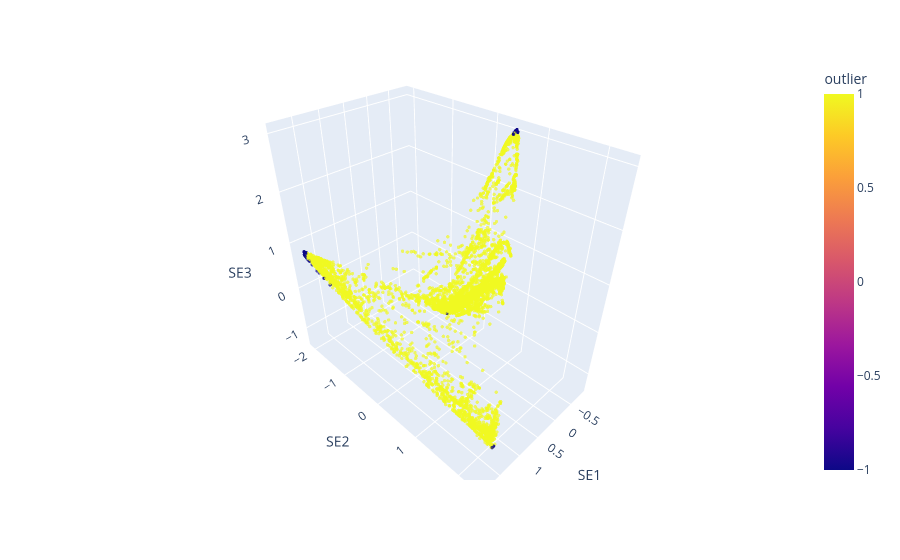

The notebook cell saved with this chart:
### Markdown cell above
## 2.4 ALGORITMO ECOD

### Code cell
estimator=ECOD(contamination=0.02)
X=datos.values
estimator.fit(X)
dfss['outlier']=estimator.predict(X)
dfss['outlier']=1-2*dfss['outlier'].values #Para que el número -1 sea los outliers
fig = px.scatter_3d(dfss, x='SE1', y='SE2', z='SE3',color='outlier',opacity=0.7,hover_data=['clase','indice'])
scene=dict(aspectratio=dict(x=1, y=1,z=1))
fig.update_traces(marker_size = 2)
fig.update_scenes(aspectmode='data')
fig.show()

### Figure 1 — Plotly figure (JSON) as saved in the notebook; plotly's stock layout.template omitted (floating-point values rounded to 4 significant figures; data arrays with more than 128 entries replaced by an {"elided": "..."} marker saying what was removed)
{"data": [{"customdata": {"elided": "8000x2 int values"}, "hovertemplate": "SE1=%{x}<br>SE2=%{y}<br>SE3=%{z}<br>clase=%{customdata[0]}<br>indice=%{customdata[1]}<br>outlier=%{marker.color}<extra></extra>", "legendgroup": "", "marker": {"color": {"elided": "8000 int values"}, "coloraxis": "coloraxis", "opacity": 0.7, "size": 2, "symbol": "circle"}, "mode": "markers", "name": "", "scene": "scene", "showlegend": false, "type": "scatter3d", "x": {"elided": "8000 float values"}, "y": {"elided": "8000 float values"}, "z": {"elided": "8000 float values"}}], "layout": {"coloraxis": {"colorbar": {"title": {"text": "outlier"}}, "colorscale": [[0, "#0d0887"], [0.1111, "#46039f"], [0.2222, "#7201a8"], [0.3333, "#9c179e"], [0.4444, "#bd3786"], [0.5556, "#d8576b"], [0.6667, "#ed7953"], [0.7778, "#fb9f3a"], [0.8889, "#fdca26"], [1, "#f0f921"]]}, "legend": {"tracegroupgap": 0}, "margin": {"t": 60}, "scene": {"aspectmode": "data", "domain": {"x": [0, 1], "y": [0, 1]}, "xaxis": {"title": {"text": "SE1"}}, "yaxis": {"title": {"text": "SE2"}}, "zaxis": {"title": {"text": "SE3"}}}}}
